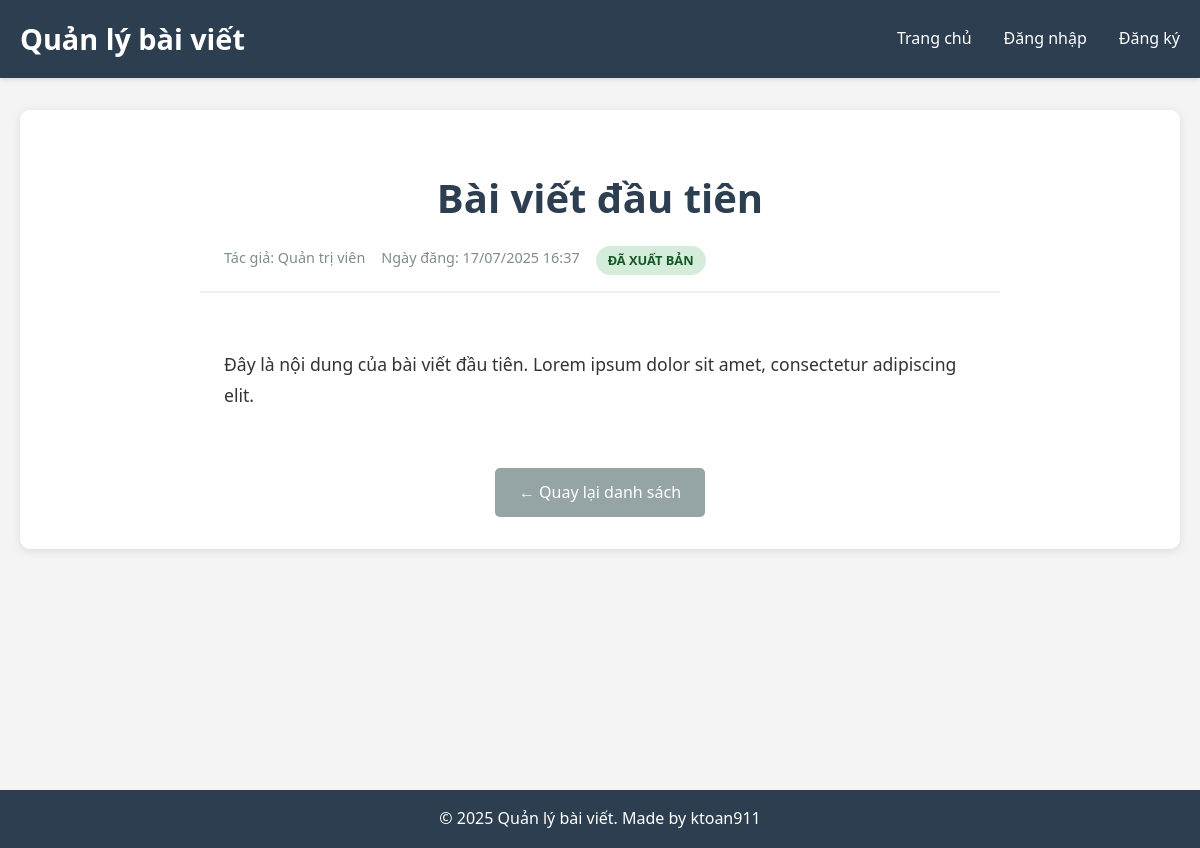
Screenshot of /index.php?page=show&id=1 with the database file from the repository.
### tables this page shows
CREATE TABLE IF NOT EXISTS articles (
    id INT AUTO_INCREMENT PRIMARY KEY,
    title VARCHAR(255) NOT NULL,
    content TEXT NOT NULL,
    author_id INT NOT NULL,
    status ENUM('draft', 'published') DEFAULT 'draft',
    created_at TIMESTAMP DEFAULT CURRENT_TIMESTAMP,
    updated_at TIMESTAMP DEFAULT CURRENT_TIMESTAMP ON UPDATE CURRENT_TIMESTAMP,
    FOREIGN KEY (author_id) REFERENCES users(id) ON DELETE CASCADE
);

CREATE TABLE IF NOT EXISTS users (
    id INT AUTO_INCREMENT PRIMARY KEY,
    username VARCHAR(50) UNIQUE NOT NULL,
    email VARCHAR(100) UNIQUE NOT NULL,
    password VARCHAR(255) NOT NULL,
    full_name VARCHAR(100) NOT NULL,
    remember_token VARCHAR(255) NULL,
    created_at TIMESTAMP DEFAULT CURRENT_TIMESTAMP,
    updated_at TIMESTAMP DEFAULT CURRENT_TIMESTAMP ON UPDATE CURRENT_TIMESTAMP
);

### controllers/ArticleController.php (called while the page is built, shortened)
<?php
require_once 'config/config.php';
require_once 'models/Article.php';
class ArticleController {
    private $article;
    public function __construct() {
        $database = new Database();
        $this->db = $database->getConnection();
        $this->article = new Article($this->db);
    }
    public function show($id) {
        $article = $this->article->getArticleById($id);
        include 'views/articles/show.php';
    }
}
?>

### config/database.php (called while the page is built, shortened)
<?php
class Database {
    private $host = 'localhost';
    private $db_name = 'article_management';
    private $username = 'root';
    private $password = '123456';
    public function getConnection() {
        $this->conn = null;
        try {
            $this->conn = new PDO("mysql:host=" . $this->host . ";dbname=" . $this->db_name, $this->username, $this->password);
            $this->conn->setAttribute(PDO::ATTR_ERRMODE, PDO::ERRMODE_EXCEPTION);
            $this->conn->exec("set names utf8");
        } catch(PDOException $exception) {
            echo "Lỗi kết nối: " . $exception->getMessage();
        }
        return $this->conn;
    }
}
?>

### models/Article.php (called while the page is built, shortened)
<?php
class Article {
    private $conn;
    private $table_name = "articles";
    public function __construct($db) {
        $this->conn = $db;
    }
    public function getArticleById($id) {
        $query = "SELECT a.*, u.full_name as author_name FROM " . $this->table_name . " a
                 LEFT JOIN users u ON a.author_id = u.id
                 WHERE a.id = ?";
        $stmt = $this->conn->prepare($query);
        $stmt->bindParam(1, $id);
        $stmt->execute();
        if ($stmt->rowCount() > 0) {
            return $stmt->fetch(PDO::FETCH_ASSOC);
        }
        return false;
    }
}
?>

### config/config.php (called while the page is built, shortened)
<?php
require_once 'database.php';
function formatDate($date) {
    return date('d/m/Y H:i', strtotime($date));
}
?>

### views/articles/show.php (the view, shortened to what this page needs)
<?php include 'views/layouts/header.php'; ?>
<div class="content-wrapper">
    <div class="article-detail">
        <div class="article-header">
            <h1><?php echo htmlspecialchars($article['title']); ?></h1>
            <div class="article-meta">
                <span class="author">Tác giả: <?php echo htmlspecialchars($article['author_name']); ?></span>
                <span class="date">Ngày đăng: <?php echo formatDate($article['created_at']); ?></span>
                <span class="status status-<?php echo $article['status']; ?>">
                    <?php echo $article['status'] == 'published' ? 'Đã xuất bản' : 'Bản nháp'; ?>
                </span>
            </div>
        </div>
        <div class="article-content">
            <?php echo nl2br(htmlspecialchars($article['content'])); ?>
        </div>
        <div class="article-navigation">
            <a href="index.php" class="btn btn-secondary">← Quay lại danh sách</a>
        </div>
    </div>
</div>
<?php include 'views/layouts/footer.php'; ?>

### assets/css/style.css (style rules this page uses)
* { margin: 0; padding: 0; box-sizing: border-box; }
body { font-family: 'Segoe UI', Tahoma, Geneva, Verdana, sans-serif; line-height: 1.6; color: #333; background-color: #f4f4f4; }
.btn { display: inline-block; padding: 0.75rem 1.5rem; background-color: #3498db; color: white; text-decoration: none; border: none; border-radius: 5px; cursor: pointer; transition: background-color 0.3s; font-size: 1rem; }
.btn-secondary { background-color: #95a5a6; }
.content-wrapper { background: white; padding: 2rem; border-radius: 10px; box-shadow: 0 2px 10px rgba(0,0,0,0.1); margin-bottom: 2rem; }
.article-header { padding: 1.5rem; border-bottom: 1px solid #ecf0f1; }
.article-meta { display: flex; gap: 1rem; font-size: 0.9rem; color: #7f8c8d; }
.article-content { padding: 1.5rem; }
.article-detail { max-width: 800px; margin: 0 auto; }
.article-detail .article-header { text-align: center; margin-bottom: 2rem; padding-bottom: 1rem; border-bottom: 2px solid #ecf0f1; }
.article-detail h1 { color: #2c3e50; margin-bottom: 1rem; font-size: 2.5rem; }
.article-detail .article-content { font-size: 1.1rem; line-height: 1.8; margin-bottom: 2rem; }
.article-navigation { text-align: center; margin-top: 2rem; }
.status { padding: 0.25rem 0.75rem; border-radius: 20px; font-size: 0.8rem; font-weight: bold; text-transform: uppercase; }
.status-published { background-color: #d4edda; color: #155724; }

### rows the page displays
articles: title "Bài viết đầu tiên", author.full_name "Quản trị viên", created_at "17/07/2025 16:37", content "Đây là nội dung của bài viết đầu tiên. Lorem ipsum dolor sit amet, consectetur adipiscing elit."

### other values shown
SITE_NAME "Quản lý bài viết"
